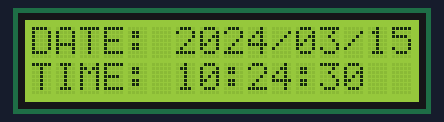
Bench run of a sketch on a simulated Arduino Uno, built with avr-gcc and run on an emulated ATmega328P. Parts: 16×2 character LCD. The local clock reads 2024-03-15 10:24:30 at power-on unless the sketch sets it; what the sketch prints to the serial monitor is not drawn.

Above: at 0.2 s.
At 10.2 s:
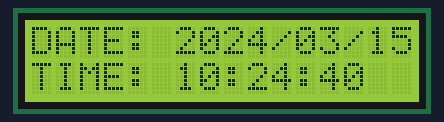
At 30.2 s:
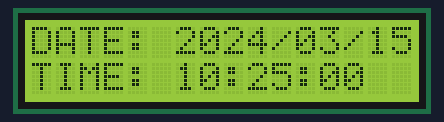
At 60.3 s:
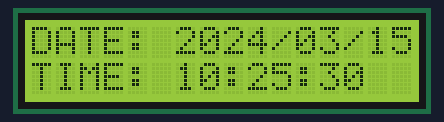
At 90.4 s:
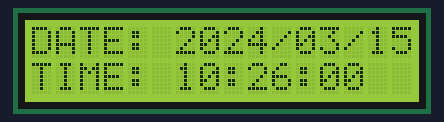
At 120.5 s:
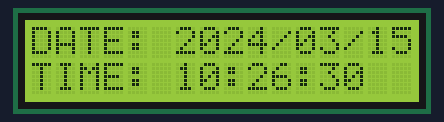

Measured:
- what the display in image 1 shows lasts 10.1 s, from 10.1 s to 20.2 s

The sketch:

sketch_apr11e.ino
```cpp
#include <ThreeWire.h>
#include <RtcDS1302.h>
#include <LiquidCrystal_I2C.h>

//4핀이 DAT
//5핀이 CLK
//2핀이 CE
ThreeWire myWire(4,5,2); // IO, SCLK, CE
LiquidCrystal_I2C lcd(0x27, 16, 2);

//RTC 라이브러리 생성
RtcDS1302<ThreeWire> Rtc(myWire);

void setup ()
{
    Serial.begin(57600);
    //컴파일 시점의 날짜(__DATE__)와 시간(__TIME__)을 시리얼모니터에 표시
    Serial.print("compiled: ");
    Serial.print(__DATE__);
    Serial.println(__TIME__);

    //RTC 모듈 라이브러리 시작
    Rtc.Begin();

    //RTCDateTime 클래스 생성(컴파일된 시간으로 설정)
    RtcDateTime compiled = RtcDateTime(__DATE__, __TIME__);
    printDateTime(compiled);
    Serial.println();

    //RTC모듈에 쓰기 금지 모드인지 확인
    if (Rtc.GetIsWriteProtected())
    {
        Serial.println("RTC was write protected, enabling writing now");
        //쓰기 금지 모드이면 해제
        Rtc.SetIsWriteProtected(false);
    }

    //RTC 모듈이 동작중이 아니라면
    if (!Rtc.GetIsRunning())
    {
        Serial.println("RTC was not actively running, starting now");
        // 시작해라!!!
        Rtc.SetIsRunning(true);
    }

    // RTC 모듈의 현재 시간 얻기
    RtcDateTime now = Rtc.GetDateTime();

    //RTC 모듈하고 위에 만든 RTC클래스(컴파일된 시간을 가지고 있는)와 비교해서
    //RTC 시간이 더 늦다면..
    if (now < compiled)
    {
        //RTC가 컴파일 시간보다 느려!(시간을 갱신한다.)
        Serial.println("RTC is older than compile time!  (Updating DateTime)");
        //컴파일 시간을 RTC 모듈에 적용
        Rtc.SetDateTime(compiled);
    }
    //RTC 모듈이 컴파일한 시간보다 빠르다면
    else if (now > compiled)
    {
        //RTC가 캄파일 시간보다 더 새것이다(그치 이래야지!!!)
        Serial.println("RTC is newer than compile time. (this is expected)");
    }
    //RTC와 컴파일한 시간이 같다면.
    else if (now == compiled)
    {
        //RTC와 컴파일 시간이 같다. (그..그럴이가... 뭐 그래도 오케!)
        Serial.println("RTC is the same as compile time! (not expected but all is fine)");
    }

    // I2C_LCD를 초기화 해줍니다.
    lcd.init();

    // I2C_LCD의 백라이트를 켜줍니다.
    lcd.backlight();
}

void loop ()
{
    //RTC 모듈의 현재 시간 얻기
    RtcDateTime now = Rtc.GetDateTime();

    //시리얼 모니터에 출력
    printDateTime(now);
    //줄 바꿈.
    Serial.println();
    //10초 대기...후 다시 loop 시작
    delay(10000); // ten seconds
}

#define countof(a) (sizeof(a) / sizeof(a[0]))

//시리얼 모니터에 날짜 시간 표시하는 함수
void printDateTime(const RtcDateTime& dt)
{
    char datestring[16];
    char datestring2[16];

    snprintf_P(datestring,
            countof(datestring),
            PSTR("%04u/%02u/%02u"),
            dt.Year(),
            dt.Month(),
            dt.Day());
    Serial.print(datestring);
    lcd.setCursor(0, 0);
    lcd.print("DATE: " + String(datestring));

    snprintf_P(datestring2,
            countof(datestring2),
            PSTR("%02u:%02u:%02u"),
            dt.Hour(),
            dt.Minute(),
            dt.Second() );
    Serial.print(datestring2);
    lcd.setCursor(0, 1);
    lcd.print("TIME: " + String(datestring2));

}
```
